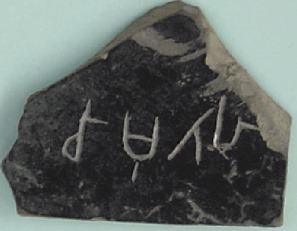
#> input picture test/1.jpeg, 297 x 231 px
$ python -i annapreprocess.py   (imports and definitions only)
#> lines starting #> are read from the running program, lines starting #| are printed output that depends on the picture; after the words box and inside, x2 and y2 are one past the last pixel; in counts of white or black regions, pixels touching at a corner belong together
#> in preprocess_image, image is the input picture: shape (231, 297, 3); mean B, G, R 97.9, 100.9, 94.1
import cv2
import numpy as np

def correct_skew(image, delta=1, limit=5):
#> called with delta = 1, limit = 5
    def determine_score(arr, angle):
        data = cv2.rotate(arr, angle)
        histogram = np.sum(data, axis=1)
        score = np.sum((histogram[1:] - histogram[:-1]) ** 2)
        return histogram, score

    gray = cv2.cvtColor(image, cv2.COLOR_BGR2GRAY)
    thresh = cv2.threshold(gray, 0, 255, cv2.THRESH_BINARY_INV + cv2.THRESH_OTSU)[1]
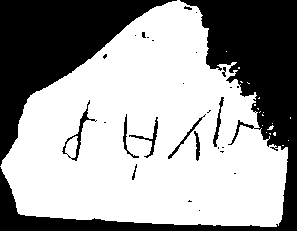
#> thresh: shape (231, 297); 62% white; 29 black regions (19 under 20 px), largest, box (x1, y1, x2, y2) and area: (0, 0, 297, 231) 14122, (0, 0, 177, 166) 10830, (62, 100, 97, 161) 265

    scores = []
    angles = np.arange(-limit, limit + delta, delta)
    for angle in angles:
        histogram, score = determine_score(thresh, angle)
        scores.append(score)
#> this loop made 11 passes
#> score on passes 1 to 11: 6110151, 8641095, 6110151, 6110151, 6110151, 365895675, 603887175, 365895675, 14037420151, 14037420151, 14037420151
#> pass 1, in determine_score, `data = cv2.rotate(arr, angle)`:
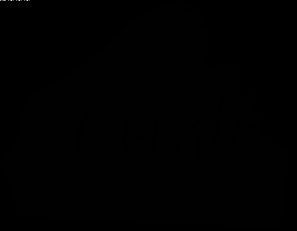
#> data: shape (231, 297); min 0, max 223, mean 0.7
#> after the loop, scores = [6110151, 8641095, 6110151, 6110151, 6110151, 365895675, 603887175, 365895675, 14037420151, 14037420151, 14037420151]

    best_angle = angles[scores.index(max(scores))]
#> best_angle = 3

    (h, w) = image.shape[:2]
#> h = 231; w = 297
    center = (w // 2, h // 2)
#> center = (148, 115)
    M = cv2.getRotationMatrix2D(center, best_angle, 1.0)
#> M = [[0.999, 0.0523, -5.82], [-0.0523, 0.999, 7.9]]
    rotated = cv2.warpAffine(image, M, (w, h), flags=cv2.INTER_CUBIC, borderMode=cv2.BORDER_REPLICATE)
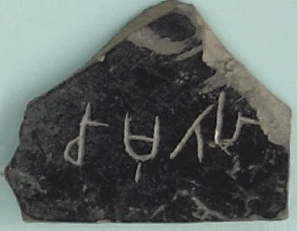
#> rotated: shape (231, 297, 3); mean B, G, R 97.7, 100.8, 94

    return best_angle, rotated

def preprocess_image(image_path):
    image = cv2.imread(image_path)

    # Skew correction
    angle, rotated = correct_skew(image)
#> angle = 3

    # Convert to grayscale
    gray = cv2.cvtColor(rotated, cv2.COLOR_BGR2GRAY)

    # Median blur
    filter1 = cv2.medianBlur(gray, 5)
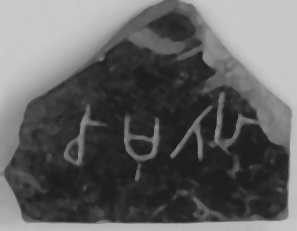
#> filter1: shape (231, 297); min 28, max 204, mean 98

    # Gaussian blur
    filter2 = cv2.GaussianBlur(filter1, (5, 5), 0)

    # Denoising
    dst = cv2.fastNlMeansDenoising(filter2, None, 17, 7, 21)

    # Binarization using Otsu's thresholding
    _, binarized = cv2.threshold(dst, 0, 255, cv2.THRESH_BINARY + cv2.THRESH_OTSU)
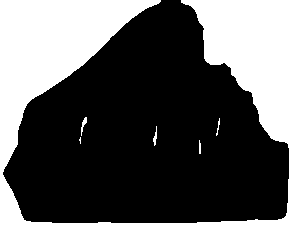
#> binarized: shape (231, 297); 36.6% white; 6 white regions (1 under 20 px), largest, box (x1, y1, x2, y2) and area: (0, 0, 297, 231) 24945, (81, 117, 87, 136) 46, (153, 126, 157, 146) 40, (216, 118, 220, 136) 26, (199, 140, 201, 154) 25

    # Save the processed image
    preprocessed_path = 'uploads/preprocessed_image.png'
    cv2.imwrite(preprocessed_path, binarized)

    return preprocessed_path

>>> result = preprocess_image('test/1.jpeg')

$ run again, on test/12.jpeg
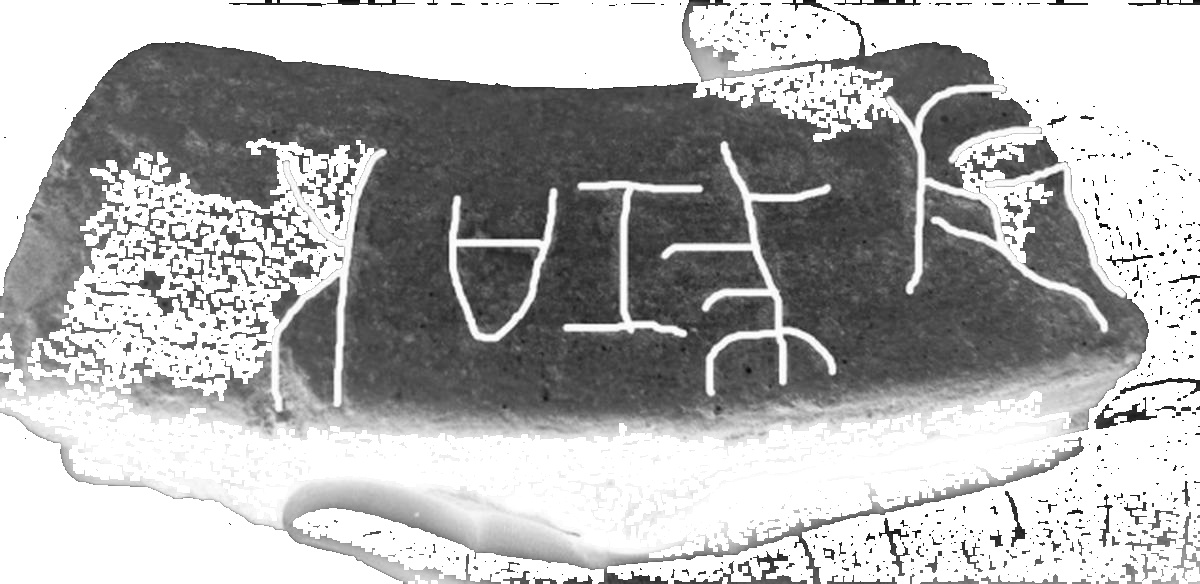
#> input picture test/12.jpeg, 1200 x 584 px
#> in preprocess_image, image is the input picture: shape (584, 1200, 3); min 6, max 255, mean 178.2
#> in correct_skew, `thresh = cv2.threshold(gray, 0, 255, cv2.THRESH_BINARY_INV + cv2.THRES..`:
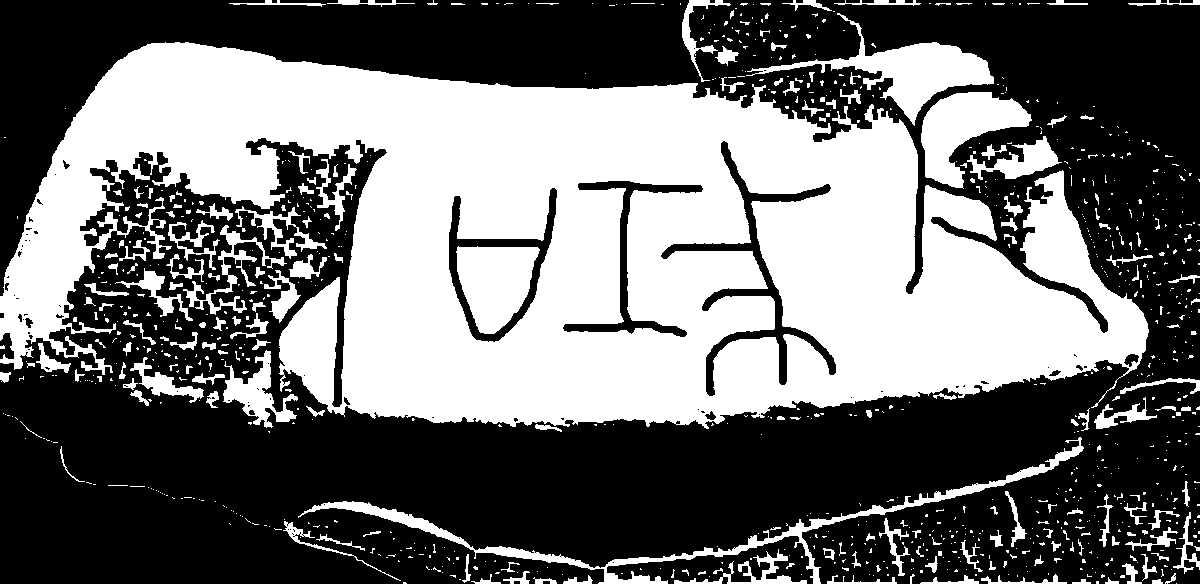
#> thresh: shape (584, 1200); 43.1% white; 954 white regions (759 under 20 px), largest, box (x1, y1, x2, y2) and area: (0, 42, 1149, 429) 247728, (746, 13, 994, 126) 6417, (298, 437, 1084, 584) 6295
#> the loop in correct_skew, `for angle in angles:` made 11 passes
#> score on passes 1 to 8: 41421965400, 41421965400, 41421965400, 41421965400, 41421965400, 6530265675, 41421965400, 6530265675
#> after the loop in correct_skew, `for angle in angles:`: scores = [41421965400, 41421965400, 41421965400, 41421965400, 41421965400, 6530265675, 41421965400, 6530265675, 30686142825, 30686142825, 30686142825]
#> best_angle = -5
#> M = [[0.996, -0.0872, 27.73], [0.0872, 0.996, -51.18]]
#> angle = -5
#> in preprocess_image, `_, binarized = cv2.threshold(dst, 0, 255, cv2.THRESH_BINARY + cv2.THRE..`:
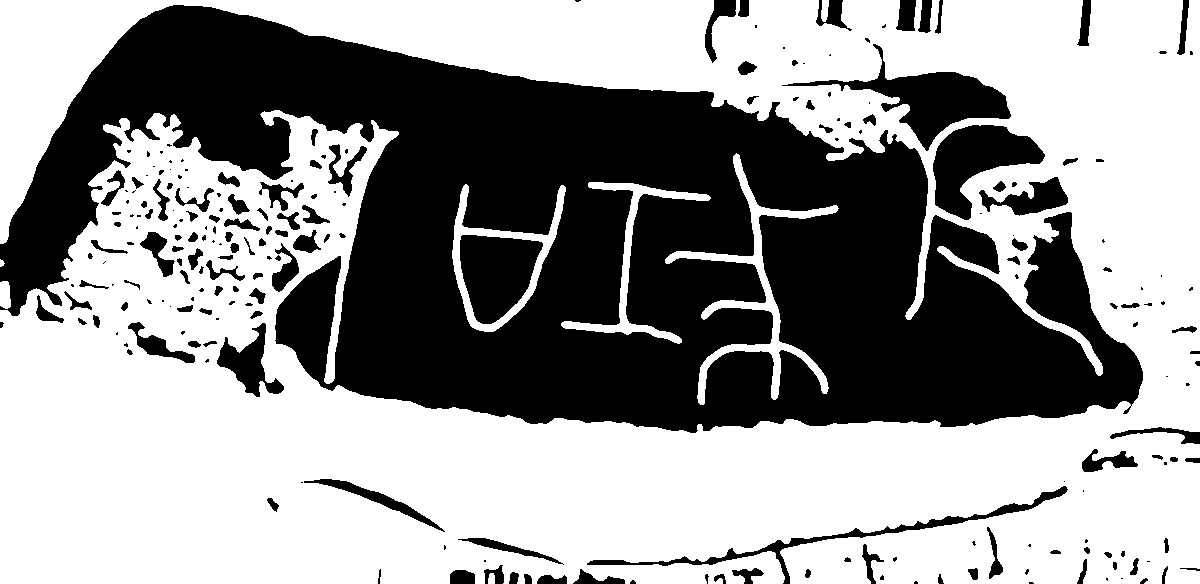
#> binarized: shape (584, 1200); 59% white; 229 black regions (96 under 20 px), largest, box (x1, y1, x2, y2) and area: (0, 5, 1143, 433) 245617, (782, 44, 1011, 151) 6197, (933, 125, 1045, 220) 5262

$ run again, on test/18.jpeg
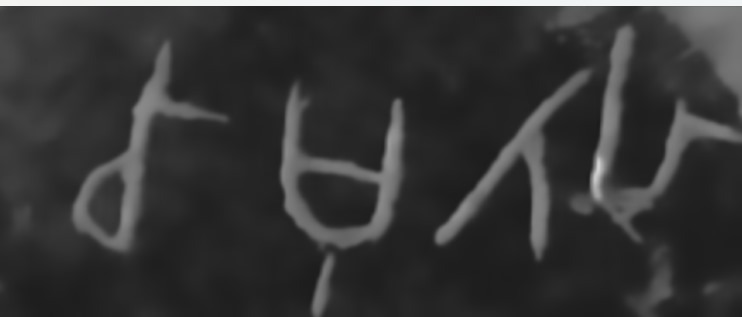
#> input picture test/18.jpeg, 742 x 317 px
#> in preprocess_image, image is the input picture: shape (317, 742, 3); mean B, G, R 53.7, 53.7, 53.6
#> in correct_skew, `thresh = cv2.threshold(gray, 0, 255, cv2.THRESH_BINARY_INV + cv2.THRES..`:
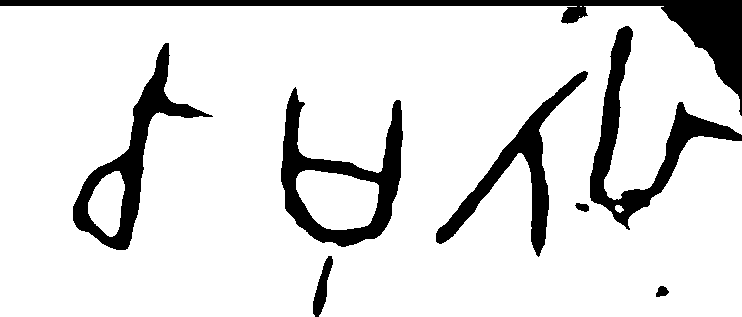
#> thresh: shape (317, 742); 86.6% white; 8 black regions, largest, box (x1, y1, x2, y2) and area: (0, 0, 742, 116) 8561, (281, 87, 403, 247) 6123, (590, 26, 742, 230) 5921
#> the loop in correct_skew, `for angle in angles:` made 11 passes
#> score on passes 1 to 8: 8191372, 11892172, 8191372, 8191372, 8191372, 1237295700, 28657557900, 1237295700
#> after the loop in correct_skew, `for angle in angles:`: scores = [8191372, 11892172, 8191372, 8191372, 8191372, 1237295700, 28657557900, 1237295700, 25542204151, 25542204151, 25542204151]
#> best_angle = 1
#> M = [[1, 0.0175, -2.7], [-0.0175, 1, 6.5]]
#> angle = 1
#> in preprocess_image, `_, binarized = cv2.threshold(dst, 0, 255, cv2.THRESH_BINARY + cv2.THRE..`:
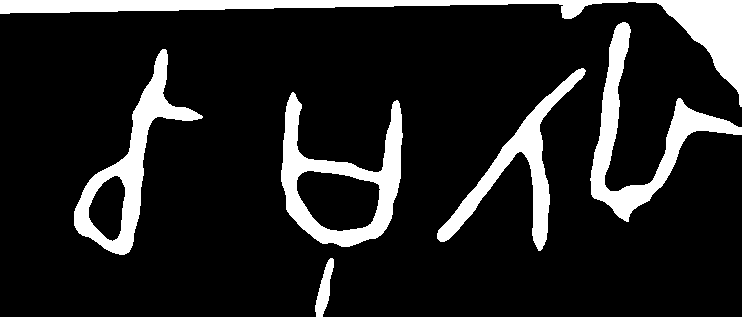
#> binarized: shape (317, 742); 13.9% white; 6 white regions, box (x1, y1, x2, y2) and area: (0, 0, 742, 107) 9481, (281, 92, 403, 247) 6230, (590, 22, 742, 222) 6119, (74, 49, 203, 255) 5626, (437, 68, 586, 251) 4739, (315, 258, 334, 317) 555
